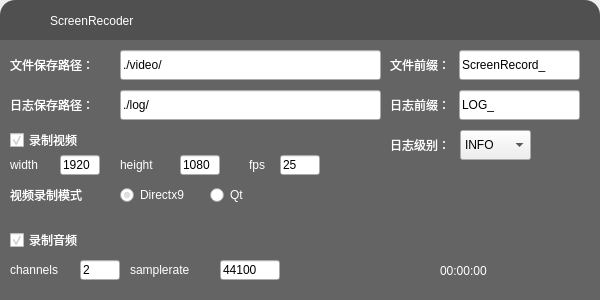
<?xml version="1.0" encoding="UTF-8"?>
<ui version="4.0">
 <class>ScreenRecorderClass</class>
 <widget class="QWidget" name="ScreenRecorderClass">
  <property name="geometry">
   <rect>
    <x>0</x>
    <y>0</y>
    <width>600</width>
    <height>300</height>
   </rect>
  </property>
  <property name="windowTitle">
   <string>ScreenRecorder</string>
  </property>
  <property name="windowIcon">
   <iconset resource="ScreenRecorder.qrc">
    <normaloff>:/ScreenRecorder/Resources/logo.ico</normaloff>:/ScreenRecorder/Resources/logo.ico</iconset>
  </property>
  <property name="styleSheet">
   <string notr="true">#background
{
background-color: rgb(80, 80, 80);
border-radius:15px
}
#context
{
background-color: rgb(100, 100, 100);
}
#title
{
color: rgb(255, 255, 255);
	font: 11pt &quot;Arial&quot;;
}</string>
  </property>
  <widget class="QWidget" name="background" native="true">
   <property name="geometry">
    <rect>
     <x>0</x>
     <y>0</y>
     <width>600</width>
     <height>300</height>
    </rect>
   </property>
   <property name="styleSheet">
    <string notr="true"/>
   </property>
   <widget class="QPushButton" name="miniButton">
    <property name="geometry">
     <rect>
      <x>525</x>
      <y>10</y>
      <width>24</width>
      <height>24</height>
     </rect>
    </property>
    <property name="styleSheet">
     <string notr="true">QPushButton:pressed
{
background-color: rgba(255, 255, 255, 0);
}
</string>
    </property>
    <property name="text">
     <string/>
    </property>
    <property name="icon">
     <iconset resource="ScreenRecorder.qrc">
      <normaloff>:/ScreenRecorder/Resources/mini_24px.ico</normaloff>:/ScreenRecorder/Resources/mini_24px.ico</iconset>
    </property>
    <property name="iconSize">
     <size>
      <width>24</width>
      <height>24</height>
     </size>
    </property>
    <property name="flat">
     <bool>true</bool>
    </property>
   </widget>
   <widget class="QPushButton" name="closeButton">
    <property name="geometry">
     <rect>
      <x>560</x>
      <y>10</y>
      <width>24</width>
      <height>24</height>
     </rect>
    </property>
    <property name="styleSheet">
     <string notr="true">QPushButton:pressed
{
background-color: rgba(255, 255, 255, 0);
}
</string>
    </property>
    <property name="text">
     <string/>
    </property>
    <property name="icon">
     <iconset resource="ScreenRecorder.qrc">
      <normaloff>:/ScreenRecorder/Resources/close_24px.ico</normaloff>:/ScreenRecorder/Resources/close_24px.ico</iconset>
    </property>
    <property name="iconSize">
     <size>
      <width>24</width>
      <height>24</height>
     </size>
    </property>
    <property name="flat">
     <bool>true</bool>
    </property>
   </widget>
   <widget class="QWidget" name="context" native="true">
    <property name="geometry">
     <rect>
      <x>0</x>
      <y>40</y>
      <width>600</width>
      <height>260</height>
     </rect>
    </property>
    <property name="styleSheet">
     <string notr="true">#label_fileSavePath
{
color: rgb(255, 255, 255);
font: 11pt &quot;Arial&quot;;
}
#lineEdit_fileSavePath
{
font: 11pt &quot;Arial&quot;;
}
#label_logSavePath
{
color: rgb(255, 255, 255);
font: 11pt &quot;Arial&quot;;
}
#lineEdit_logSavePath
{
font: 11pt &quot;Arial&quot;;
}
#label_fileSavePrefix
{
color: rgb(255, 255, 255);
font: 11pt &quot;Arial&quot;;
}
#label_logSavePrefix
{
color: rgb(255, 255, 255);
font: 11pt &quot;Arial&quot;;
}
#lineEdit_fileSavePrefix
{
font: 11pt &quot;Arial&quot;;
}
#lineEdit_logSavePrefix
{
font: 11pt &quot;Arial&quot;;
}
#label_logLevel
{
color: rgb(255, 255, 255);
font: 11pt &quot;Arial&quot;;
}
#checkAudio
{
color: rgb(255, 255, 255);
font: 11pt &quot;Arial&quot;;
}
#checkVideo
{
color: rgb(255, 255, 255);
font: 11pt &quot;Arial&quot;;
}
#label_channels
{
color: rgb(255, 255, 255);
font: 11pt &quot;Arial&quot;;
}

#label_fps
{
color: rgb(255, 255, 255);
font: 11pt &quot;Arial&quot;;
}
#label_height
{
color: rgb(255, 255, 255);
font: 11pt &quot;Arial&quot;;
}
#label_samplerate
{
color: rgb(255, 255, 255);
font: 11pt &quot;Arial&quot;;
}
#label_setAudio
{
color: rgb(255, 255, 255);
font: 11pt &quot;Arial&quot;;
}
#label_setVideo
{
color: rgb(255, 255, 255);
font: 11pt &quot;Arial&quot;;
}
#label_width
{
color: rgb(255, 255, 255);
font: 11pt &quot;Arial&quot;;
}
#radioButton_dx9
{
color: rgb(255, 255, 255);
font: 11pt &quot;Arial&quot;;
}
#radioButton_qt
{
color: rgb(255, 255, 255);
font: 11pt &quot;Arial&quot;;
}
#label_videoMode
{
color: rgb(255, 255, 255);
font: 11pt &quot;Arial&quot;;
}
#lineEdit_width
{
font: 11pt &quot;Arial&quot;;
}
#lineEdit_height
{
font: 11pt &quot;Arial&quot;;
}
#lineEdit_fps
{
font: 11pt &quot;Arial&quot;;
}
#lineEdit_channels
{
font: 11pt &quot;Arial&quot;;
}
#lineEdit_samplerate
{
font: 11pt &quot;Arial&quot;;
}</string>
    </property>
    <widget class="QPushButton" name="record">
     <property name="geometry">
      <rect>
       <x>390</x>
       <y>130</y>
       <width>72</width>
       <height>72</height>
      </rect>
     </property>
     <property name="styleSheet">
      <string notr="true">QPushButton:!hover
{
border-image: url(:/ScreenRecorder/Resources/start_72px.ico);
}
QPushButton:hover
{
border-image: url(:/ScreenRecorder/Resources/start_72px.ico);
}
QPushButton:pressed
{
background-color: rgba(255, 255, 255, 0);
}
</string>
     </property>
     <property name="text">
      <string/>
     </property>
     <property name="iconSize">
      <size>
       <width>72</width>
       <height>72</height>
      </size>
     </property>
     <property name="autoDefault">
      <bool>false</bool>
     </property>
     <property name="default">
      <bool>false</bool>
     </property>
     <property name="flat">
      <bool>true</bool>
     </property>
    </widget>
    <widget class="QLineEdit" name="lineEdit_fileSavePath">
     <property name="geometry">
      <rect>
       <x>120</x>
       <y>10</y>
       <width>261</width>
       <height>30</height>
      </rect>
     </property>
     <property name="styleSheet">
      <string notr="true"/>
     </property>
     <property name="text">
      <string>./video/</string>
     </property>
    </widget>
    <widget class="QCheckBox" name="checkAudio">
     <property name="geometry">
      <rect>
       <x>10</x>
       <y>190</y>
       <width>80</width>
       <height>20</height>
      </rect>
     </property>
     <property name="styleSheet">
      <string notr="true"/>
     </property>
     <property name="text">
      <string>录制音频</string>
     </property>
     <property name="checked">
      <bool>true</bool>
     </property>
    </widget>
    <widget class="QCheckBox" name="checkVideo">
     <property name="geometry">
      <rect>
       <x>10</x>
       <y>90</y>
       <width>80</width>
       <height>20</height>
      </rect>
     </property>
     <property name="styleSheet">
      <string notr="true"/>
     </property>
     <property name="text">
      <string>录制视频</string>
     </property>
     <property name="checked">
      <bool>true</bool>
     </property>
    </widget>
    <widget class="QLabel" name="label_fileSavePath">
     <property name="geometry">
      <rect>
       <x>10</x>
       <y>10</y>
       <width>100</width>
       <height>30</height>
      </rect>
     </property>
     <property name="styleSheet">
      <string notr="true"/>
     </property>
     <property name="text">
      <string>文件保存路径：</string>
     </property>
    </widget>
    <widget class="QLineEdit" name="lineEdit_width">
     <property name="geometry">
      <rect>
       <x>60</x>
       <y>115</y>
       <width>40</width>
       <height>20</height>
      </rect>
     </property>
     <property name="styleSheet">
      <string notr="true"/>
     </property>
     <property name="text">
      <string>1920</string>
     </property>
    </widget>
    <widget class="QLineEdit" name="lineEdit_height">
     <property name="geometry">
      <rect>
       <x>180</x>
       <y>115</y>
       <width>40</width>
       <height>20</height>
      </rect>
     </property>
     <property name="styleSheet">
      <string notr="true"/>
     </property>
     <property name="text">
      <string>1080</string>
     </property>
    </widget>
    <widget class="QLineEdit" name="lineEdit_fps">
     <property name="geometry">
      <rect>
       <x>280</x>
       <y>115</y>
       <width>40</width>
       <height>20</height>
      </rect>
     </property>
     <property name="styleSheet">
      <string notr="true"/>
     </property>
     <property name="text">
      <string>25</string>
     </property>
    </widget>
    <widget class="QLabel" name="label_fps">
     <property name="geometry">
      <rect>
       <x>249</x>
       <y>115</y>
       <width>40</width>
       <height>20</height>
      </rect>
     </property>
     <property name="text">
      <string>fps</string>
     </property>
    </widget>
    <widget class="QLabel" name="label_width">
     <property name="geometry">
      <rect>
       <x>10</x>
       <y>115</y>
       <width>40</width>
       <height>20</height>
      </rect>
     </property>
     <property name="text">
      <string>width</string>
     </property>
    </widget>
    <widget class="QLabel" name="label_height">
     <property name="geometry">
      <rect>
       <x>120</x>
       <y>115</y>
       <width>40</width>
       <height>20</height>
      </rect>
     </property>
     <property name="text">
      <string>height</string>
     </property>
    </widget>
    <widget class="QLineEdit" name="lineEdit_channels">
     <property name="geometry">
      <rect>
       <x>80</x>
       <y>220</y>
       <width>40</width>
       <height>20</height>
      </rect>
     </property>
     <property name="styleSheet">
      <string notr="true"/>
     </property>
     <property name="text">
      <string>2</string>
     </property>
    </widget>
    <widget class="QLineEdit" name="lineEdit_samplerate">
     <property name="geometry">
      <rect>
       <x>220</x>
       <y>220</y>
       <width>60</width>
       <height>20</height>
      </rect>
     </property>
     <property name="styleSheet">
      <string notr="true"/>
     </property>
     <property name="text">
      <string>44100</string>
     </property>
    </widget>
    <widget class="QLabel" name="label_channels">
     <property name="geometry">
      <rect>
       <x>10</x>
       <y>220</y>
       <width>60</width>
       <height>20</height>
      </rect>
     </property>
     <property name="text">
      <string>channels</string>
     </property>
    </widget>
    <widget class="QLabel" name="label_samplerate">
     <property name="geometry">
      <rect>
       <x>130</x>
       <y>220</y>
       <width>81</width>
       <height>20</height>
      </rect>
     </property>
     <property name="text">
      <string>samplerate</string>
     </property>
    </widget>
    <widget class="QLabel" name="label_recordingVideo">
     <property name="geometry">
      <rect>
       <x>340</x>
       <y>215</y>
       <width>32</width>
       <height>32</height>
      </rect>
     </property>
     <property name="text">
      <string/>
     </property>
     <property name="scaledContents">
      <bool>false</bool>
     </property>
    </widget>
    <widget class="QLabel" name="label_recordingAudio">
     <property name="geometry">
      <rect>
       <x>380</x>
       <y>215</y>
       <width>32</width>
       <height>32</height>
      </rect>
     </property>
     <property name="text">
      <string/>
     </property>
    </widget>
    <widget class="QLabel" name="label_time">
     <property name="geometry">
      <rect>
       <x>440</x>
       <y>215</y>
       <width>130</width>
       <height>32</height>
      </rect>
     </property>
     <property name="styleSheet">
      <string notr="true">color: rgb(255, 255, 255);
font: 24pt &quot;Arial&quot;;</string>
     </property>
     <property name="text">
      <string>00:00:00</string>
     </property>
    </widget>
    <widget class="QRadioButton" name="radioButton_dx9">
     <property name="geometry">
      <rect>
       <x>120</x>
       <y>145</y>
       <width>80</width>
       <height>20</height>
      </rect>
     </property>
     <property name="text">
      <string>Directx9</string>
     </property>
     <property name="checked">
      <bool>true</bool>
     </property>
    </widget>
    <widget class="QRadioButton" name="radioButton_qt">
     <property name="geometry">
      <rect>
       <x>210</x>
       <y>145</y>
       <width>50</width>
       <height>20</height>
      </rect>
     </property>
     <property name="text">
      <string>Qt</string>
     </property>
     <property name="checked">
      <bool>false</bool>
     </property>
    </widget>
    <widget class="QLabel" name="label_videoMode">
     <property name="geometry">
      <rect>
       <x>10</x>
       <y>145</y>
       <width>90</width>
       <height>20</height>
      </rect>
     </property>
     <property name="styleSheet">
      <string notr="true"/>
     </property>
     <property name="text">
      <string>视频录制模式</string>
     </property>
    </widget>
    <widget class="QComboBox" name="comboBox_logLevel">
     <property name="enabled">
      <bool>true</bool>
     </property>
     <property name="geometry">
      <rect>
       <x>460</x>
       <y>90</y>
       <width>71</width>
       <height>30</height>
      </rect>
     </property>
     <property name="minimumSize">
      <size>
       <width>0</width>
       <height>20</height>
      </size>
     </property>
     <property name="editable">
      <bool>false</bool>
     </property>
     <property name="currentIndex">
      <number>2</number>
     </property>
     <property name="modelColumn">
      <number>0</number>
     </property>
     <item>
      <property name="text">
       <string>DETAIL</string>
      </property>
     </item>
     <item>
      <property name="text">
       <string>DEBUG</string>
      </property>
     </item>
     <item>
      <property name="text">
       <string>INFO</string>
      </property>
     </item>
     <item>
      <property name="text">
       <string>WARNING</string>
      </property>
     </item>
     <item>
      <property name="text">
       <string>ERROR</string>
      </property>
     </item>
     <item>
      <property name="text">
       <string>FATEL</string>
      </property>
     </item>
    </widget>
    <widget class="QLineEdit" name="lineEdit_logSavePath">
     <property name="geometry">
      <rect>
       <x>120</x>
       <y>50</y>
       <width>261</width>
       <height>30</height>
      </rect>
     </property>
     <property name="styleSheet">
      <string notr="true"/>
     </property>
     <property name="text">
      <string>./log/</string>
     </property>
    </widget>
    <widget class="QLabel" name="label_logSavePath">
     <property name="geometry">
      <rect>
       <x>10</x>
       <y>50</y>
       <width>100</width>
       <height>30</height>
      </rect>
     </property>
     <property name="styleSheet">
      <string notr="true"/>
     </property>
     <property name="text">
      <string>日志保存路径：</string>
     </property>
    </widget>
    <widget class="QLabel" name="label_fileSavePrefix">
     <property name="geometry">
      <rect>
       <x>390</x>
       <y>10</y>
       <width>60</width>
       <height>30</height>
      </rect>
     </property>
     <property name="styleSheet">
      <string notr="true"/>
     </property>
     <property name="text">
      <string>文件前缀：</string>
     </property>
    </widget>
    <widget class="QLabel" name="label_logSavePrefix">
     <property name="geometry">
      <rect>
       <x>390</x>
       <y>50</y>
       <width>60</width>
       <height>30</height>
      </rect>
     </property>
     <property name="styleSheet">
      <string notr="true"/>
     </property>
     <property name="text">
      <string>日志前缀：</string>
     </property>
    </widget>
    <widget class="QLineEdit" name="lineEdit_fileSavePrefix">
     <property name="geometry">
      <rect>
       <x>459</x>
       <y>10</y>
       <width>121</width>
       <height>30</height>
      </rect>
     </property>
     <property name="styleSheet">
      <string notr="true"/>
     </property>
     <property name="text">
      <string>ScreenRecord_</string>
     </property>
    </widget>
    <widget class="QLineEdit" name="lineEdit_logSavePrefix">
     <property name="geometry">
      <rect>
       <x>459</x>
       <y>50</y>
       <width>121</width>
       <height>30</height>
      </rect>
     </property>
     <property name="styleSheet">
      <string notr="true"/>
     </property>
     <property name="text">
      <string>LOG_</string>
     </property>
    </widget>
    <widget class="QLabel" name="label_logLevel">
     <property name="geometry">
      <rect>
       <x>390</x>
       <y>90</y>
       <width>60</width>
       <height>30</height>
      </rect>
     </property>
     <property name="styleSheet">
      <string notr="true"/>
     </property>
     <property name="text">
      <string>日志级别：</string>
     </property>
    </widget>
    <zorder>label_recordingAudio</zorder>
    <zorder>label_recordingVideo</zorder>
    <zorder>record</zorder>
    <zorder>lineEdit_fileSavePath</zorder>
    <zorder>checkAudio</zorder>
    <zorder>checkVideo</zorder>
    <zorder>label_fileSavePath</zorder>
    <zorder>lineEdit_width</zorder>
    <zorder>lineEdit_height</zorder>
    <zorder>lineEdit_fps</zorder>
    <zorder>label_fps</zorder>
    <zorder>label_width</zorder>
    <zorder>label_height</zorder>
    <zorder>lineEdit_channels</zorder>
    <zorder>lineEdit_samplerate</zorder>
    <zorder>label_channels</zorder>
    <zorder>label_samplerate</zorder>
    <zorder>label_time</zorder>
    <zorder>radioButton_dx9</zorder>
    <zorder>radioButton_qt</zorder>
    <zorder>label_videoMode</zorder>
    <zorder>comboBox_logLevel</zorder>
    <zorder>lineEdit_logSavePath</zorder>
    <zorder>label_logSavePath</zorder>
    <zorder>label_fileSavePrefix</zorder>
    <zorder>label_logSavePrefix</zorder>
    <zorder>lineEdit_fileSavePrefix</zorder>
    <zorder>lineEdit_logSavePrefix</zorder>
    <zorder>label_logLevel</zorder>
   </widget>
   <widget class="QLabel" name="title">
    <property name="geometry">
     <rect>
      <x>50</x>
      <y>10</y>
      <width>141</width>
      <height>21</height>
     </rect>
    </property>
    <property name="text">
     <string>ScreenRecoder</string>
    </property>
   </widget>
   <widget class="QLabel" name="logo">
    <property name="geometry">
     <rect>
      <x>8</x>
      <y>8</y>
      <width>28</width>
      <height>28</height>
     </rect>
    </property>
    <property name="text">
     <string/>
    </property>
    <property name="pixmap">
     <pixmap resource="ScreenRecorder.qrc">:/ScreenRecorder/Resources/logo.ico</pixmap>
    </property>
    <property name="scaledContents">
     <bool>true</bool>
    </property>
   </widget>
  </widget>
 </widget>
 <layoutdefault spacing="6" margin="11"/>
 <resources>
  <include location="ScreenRecorder.qrc"/>
 </resources>
 <connections>
  <connection>
   <sender>closeButton</sender>
   <signal>clicked()</signal>
   <receiver>ScreenRecorderClass</receiver>
   <slot>close()</slot>
   <hints>
    <hint type="sourcelabel">
     <x>572</x>
     <y>20</y>
    </hint>
    <hint type="destinationlabel">
     <x>626</x>
     <y>44</y>
    </hint>
   </hints>
  </connection>
  <connection>
   <sender>miniButton</sender>
   <signal>clicked()</signal>
   <receiver>ScreenRecorderClass</receiver>
   <slot>showMinimized()</slot>
   <hints>
    <hint type="sourcelabel">
     <x>537</x>
     <y>27</y>
    </hint>
    <hint type="destinationlabel">
     <x>606</x>
     <y>58</y>
    </hint>
   </hints>
  </connection>
  <connection>
   <sender>record</sender>
   <signal>clicked()</signal>
   <receiver>ScreenRecorderClass</receiver>
   <slot>record()</slot>
   <hints>
    <hint type="sourcelabel">
     <x>426</x>
     <y>200</y>
    </hint>
    <hint type="destinationlabel">
     <x>619</x>
     <y>128</y>
    </hint>
   </hints>
  </connection>
  <connection>
   <sender>checkVideo</sender>
   <signal>clicked()</signal>
   <receiver>ScreenRecorderClass</receiver>
   <slot>checkVideoIsRecord()</slot>
   <hints>
    <hint type="sourcelabel">
     <x>52</x>
     <y>140</y>
    </hint>
    <hint type="destinationlabel">
     <x>57</x>
     <y>335</y>
    </hint>
   </hints>
  </connection>
  <connection>
   <sender>checkAudio</sender>
   <signal>clicked()</signal>
   <receiver>ScreenRecorderClass</receiver>
   <slot>checkAudioIsRecord()</slot>
   <hints>
    <hint type="sourcelabel">
     <x>33</x>
     <y>242</y>
    </hint>
    <hint type="destinationlabel">
     <x>40</x>
     <y>304</y>
    </hint>
   </hints>
  </connection>
  <connection>
   <sender>comboBox_logLevel</sender>
   <signal>currentTextChanged(QString)</signal>
   <receiver>ScreenRecorderClass</receiver>
   <slot>setLogLevel()</slot>
   <hints>
    <hint type="sourcelabel">
     <x>510</x>
     <y>146</y>
    </hint>
    <hint type="destinationlabel">
     <x>691</x>
     <y>147</y>
    </hint>
   </hints>
  </connection>
 </connections>
 <slots>
  <slot>record()</slot>
  <slot>checkVideoIsRecord()</slot>
  <slot>checkAudioIsRecord()</slot>
  <slot>setLogLevel()</slot>
 </slots>
</ui>
